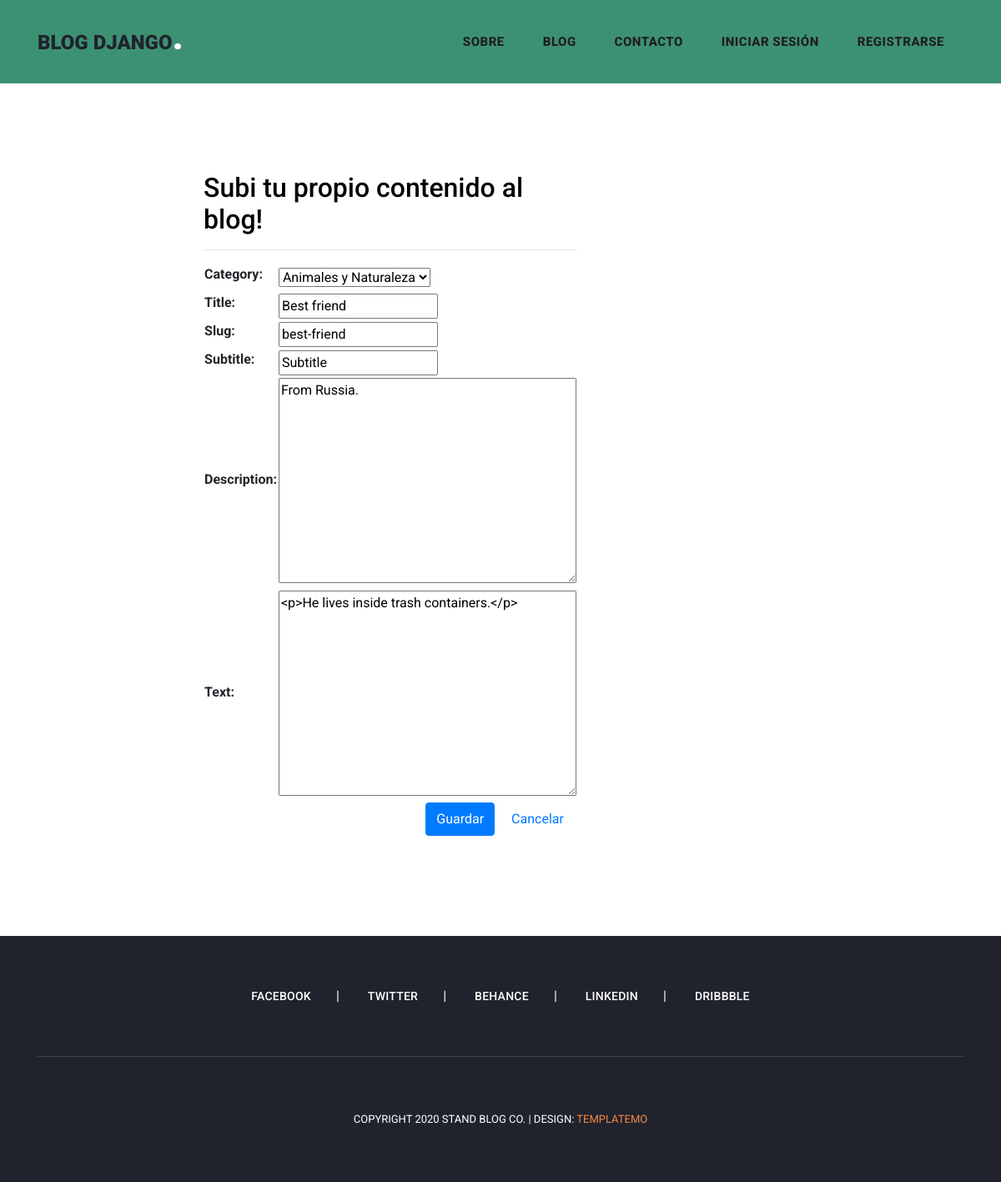
The page /edit_post/6/ on the database its author committed.
### PostApp/models.py (models this page shows, shortened)
class Post(models.Model):
    category = models.ForeignKey(Category, on_delete=models.CASCADE, null=False)
    user = models.ForeignKey(User,  on_delete=models.CASCADE, null=False)
    title = models.CharField(max_length=150, null=False)
    slug = models.SlugField(unique=True, null=False)
    subtitle = models.CharField(max_length=150, null=False)
    description = models.TextField(null=False)
    image = models.ImageField(upload_to='images/', blank=True)
    text = RichTextUploadingField()
    created_at = models.DateTimeField(auto_now_add=True)
    updated_at = models.DateTimeField(auto_now=True)

class Category(models.Model):
    title = models.CharField(max_length=150, null=False)
    slug = models.SlugField(unique=True, null=False)
    created_at = models.DateTimeField(auto_now_add=True)
    updated_at = models.DateTimeField(auto_now=True)
    def __str__(self):
        return self.title

### MiniBlogApp/views.py (the view, shortened to what this page needs)
# urls.py: path("edit_post/<id>/", edit_post, name="edit_post"),
def edit_post(request, id):
    post = get_object_or_404(Post, id=id)
    data = {
        "form": EditForm(instance=post)
    }
    return render(request, "pages/edit_post.html", data)

### PostApp/forms.py
class EditForm(ModelForm):
    class Meta:
        model = EditPost
        fields = '__all__'

### MiniBlogApp/templates/pages/edit_post.html (shortened to what this page needs)
{% extends 'homebase.html' %}
{% block header %} {% include 'header.html' %} {% endblock  %}
{% block slide %} {% include 'slide.html' %} {% endblock  %}
            {% block content %}
            <div class="row">
                <div class="col-lg-16 offset-md-5">
                    <div class="Image">
                        <div class="card-body">
                            <h2>Subi tu propio contenido al blog!</h2>
                            <hr>
                            <form action="" method="post" enctype="multipart/form-data">
                                <table>
                                    {{ form.as_table }}
                                 </table>
                                <div class="d-flex justify-content-end">
                                    <input type="submit" value="Guardar" class="btn btn-primary">
                                    <a class="nav-link" href="/blog/">Cancelar</a>
                                </div>
                            </form>
                        </div>
                    </div>
            {% endblock  %}
 {% block footer %} {% include 'footer.html' %} {% endblock  %}

### MiniBlogApp/static/assets/css/templatemo-stand-blog.css (style rules this page uses)
body { font-family: 'Roboto', sans-serif; overflow-x: hidden; text-rendering: optimizeLegibility; -webkit-font-smoothing: antialiased; -moz-osx-font-smoothing: grayscale; }
a { text-decoration: none !important; }
h1, h2, h3, h4, h5, h6 { margin: 0px; color: black; }

### rows shown on the page
Post: category "Animales y Naturaleza", slug "best-friend", subtitle "Subtitle", description "From Russia.", text "<p>He lives inside trash containers.</p>"
Category: title "Best friend"
